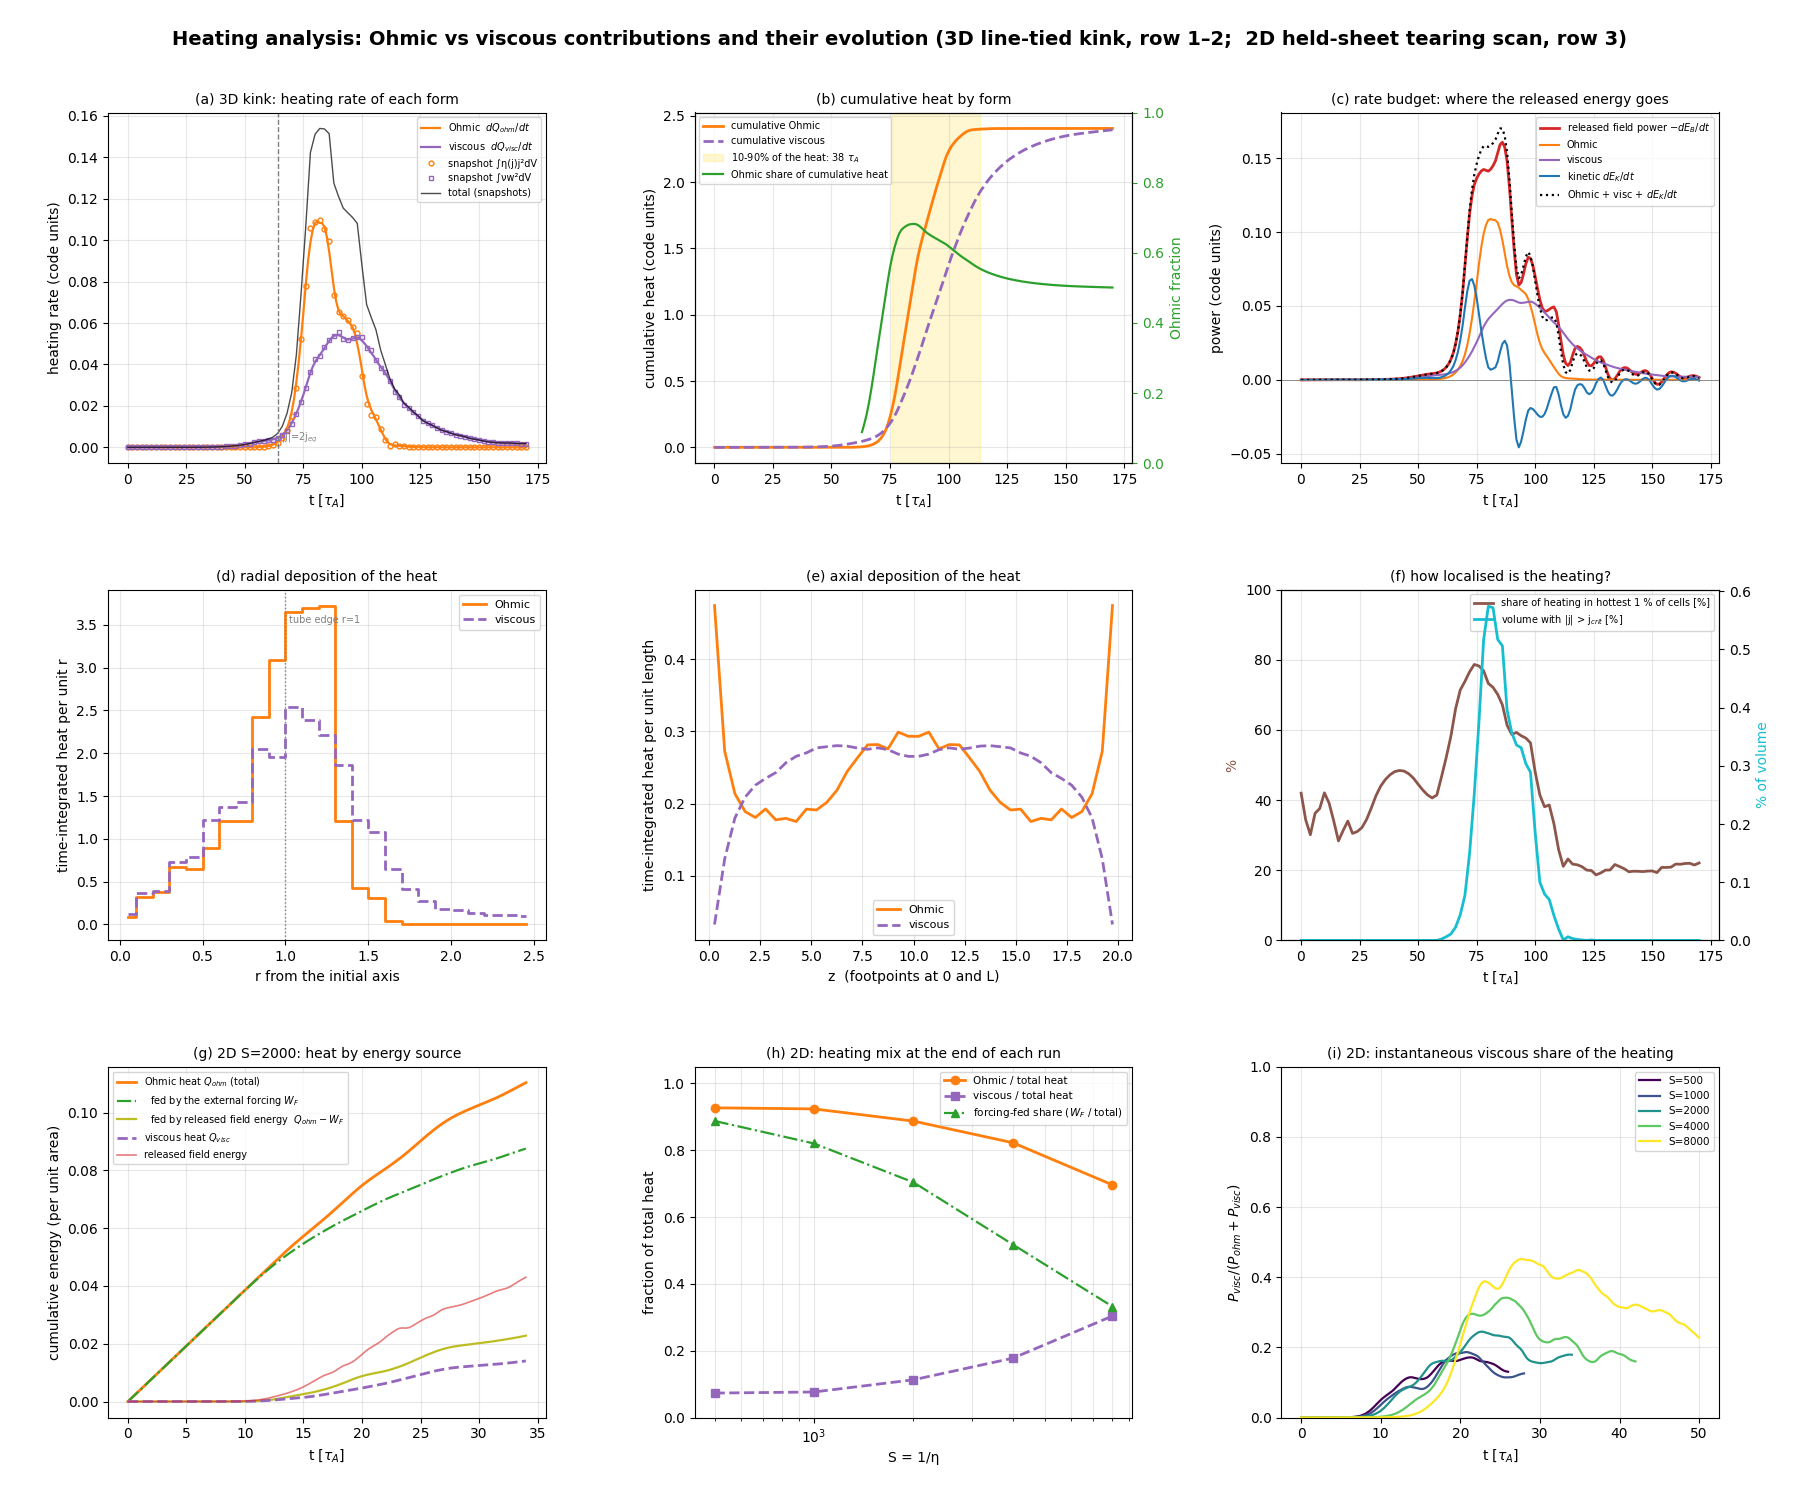

The Python source for this figure:
#!/usr/bin/env python3
# -*- coding: utf-8 -*-
r"""
Heating analysis: which forms of heating contribute, and how do they evolve?
============================================================================
Reads the stored results (scaling_results/) -- no simulation is re-run.

Forms of heating that exist in these models (and ones that do not)
------------------------------------------------------------------
Both MHD codes are INCOMPRESSIBLE reduced MHD, so the only irreversible heating channels are
    Ohmic      H_ohm  = eta(j) j^2        (3D kink: anomalous eta_c above j_crit, eta_b = 0;
                                           2D: uniform eta = 1/S)
    viscous    H_visc = nu w^2             (w = parallel vorticity)
Not present: compressive / shock heating (p dV, shock viscosity -- the dominant channel in Lare3d
when eta_b = 0), Hall / kinetic heating, and adiabatic heating.  Conduction and radiation are NOT
heating: they only appear in the 1D loop, which receives H as an input.

3D kink (kink_production.npz)
  (a) rate of each form vs time (from snapshots, checked against d/dt of the running integrals)
  (b) cumulative heat of each form and the cumulative Ohmic fraction
  (c) rate budget  -dE_B/dt = P_ohm + P_visc + dE_K/dt   (which channel the released energy takes)
  (d) where the heat goes radially, per form (time-integrated)
  (e) where the heat goes along the loop, per form (line-tying: footpoints vs apex)
  (f) intermittency: share of the heating in the top 1 % of cells, and volume with |j| > j_crit

2D held-sheet scan (nonlinear_scan.json)
  (g) cumulative heat at S=2000, split by ENERGY SOURCE: external forcing that holds the sheet
      (W_F) | released field energy -> Ohmic (Q_ohm - W_F) | released field energy -> viscous (Q_visc)
  (h) end-of-run fractions vs S
  (i) instantaneous viscous share of the heating vs time, all S

Usage:  python heating_analysis.py     ->  heating_analysis.png, scaling_results/heating_summary.json
"""
from __future__ import annotations
import os, sys, json
import numpy as np
import matplotlib
matplotlib.use("Agg")
import matplotlib.pyplot as plt

HERE = os.path.dirname(os.path.abspath(__file__))
RES = os.path.join(HERE, "scaling_results")
C_OHM, C_VIS, C_TOT, C_EB, C_EK = "#ff7f0e", "#9467bd", "k", "#d62728", "#1f77b4"


def load(name):
    p = os.path.join(RES, name)
    return json.load(open(p)) if os.path.exists(p) else None


def ma(x, n=5):
    """centred moving average (n odd), edge-padded"""
    x = np.asarray(x, float)
    return np.convolve(np.pad(x, (n // 2, n // 2), mode="edge"), np.ones(n) / n, mode="valid")


def trap_weights(t):
    w = np.zeros_like(t)
    d = np.diff(t)
    w[:-1] += 0.5 * d
    w[1:] += 0.5 * d
    return w


# =============================================================================== 3D kink
def kink_analysis(axes, summary):
    path = os.environ.get("KINK_PROD", os.path.join(RES, "kink_production.npz"))
    if not os.path.exists(path):
        for a in axes:
            a.text(0.5, 0.5, "kink_production.npz not found", ha="center", transform=a.transAxes)
        return
    D = np.load(path, allow_pickle=True)
    meta = json.loads(str(D["meta"]))
    N, Nc, W, L = meta["N"], meta["Nc"], meta["W"], meta["L"]
    jc, eta_c = meta["j_crit"], meta["eta_c"]
    dj = 0.08 * jc                       # as set in kink_production.run_prod (not stored in meta)
    t, Em, Ek, Qo, Qv, jmax = (D[k] for k in ("t", "Em", "Ek", "Qo", "Qv", "jmax"))
    ts, j_all, H_all = D["t_snap"], D["j"], D["H"]
    dx, dz = W / N, L / Nc
    dV = dx * dx * dz
    x1 = (np.arange(N) - N // 2) * dx
    X, Y = np.meshgrid(x1, x1, indexing="ij")
    rr = np.hypot(X, Y)
    wts = trap_weights(ts)

    ns = len(ts)
    Po, Pv = np.zeros(ns), np.zeros(ns)
    top1, vol_act = np.zeros(ns), np.zeros(ns)
    acc_o = np.zeros((Nc, N, N)); acc_v = np.zeros((Nc, N, N))
    for i in range(ns):
        j = j_all[i].astype(float); H = H_all[i].astype(float)
        Ho = eta_c * 0.5 * (1.0 + np.tanh((np.abs(j) - jc) / dj)) * j**2
        Hv = np.clip(H - Ho, 0.0, None)
        Po[i], Pv[i] = Ho.sum() * dV, Hv.sum() * dV
        acc_o += wts[i] * Ho; acc_v += wts[i] * Hv
        flat = H.ravel(); k = int(0.99 * flat.size)
        top1[i] = np.partition(flat, k)[k:].sum() / max(flat.sum(), 1e-300)
        vol_act[i] = float(np.mean(np.abs(j) > jc))
    Ptot = Po + Pv
    Eo_snap, Ev_snap = float(wts @ Po), float(wts @ Pv)

    # ---- characteristic times
    i_nl = np.where(jmax / meta["jeq"] >= 2.0)[0]
    t_nl = float(t[i_nl[0]]) if i_nl.size else np.nan
    Qt = Qo + Qv
    t10, t50, t90 = (float(np.interp(f * Qt[-1], Qt, t)) for f in (0.1, 0.5, 0.9))
    t_pk = float(ts[np.argmax(Ptot)])

    # ---- (a) rates
    ax = axes[0]
    ax.plot(t, ma(np.gradient(Qo, t)), color=C_OHM, lw=1.6, label="Ohmic  $d Q_{ohm}/dt$")
    ax.plot(t, ma(np.gradient(Qv, t)), color=C_VIS, lw=1.6, label="viscous  $d Q_{visc}/dt$")
    ax.plot(ts, Po, "o", color=C_OHM, ms=3.5, mfc="none", label="snapshot ∫η(j)j²dV")
    ax.plot(ts, Pv, "s", color=C_VIS, ms=3.5, mfc="none", label="snapshot ∫νw²dV")
    ax.plot(ts, Ptot, "-", color=C_TOT, lw=1.0, alpha=.7, label="total (snapshots)")
    ax.axvline(t_nl, color="gray", ls="--", lw=1); ax.text(t_nl, ax.get_ylim()[1] * .02, " |j|=2j$_{eq}$", fontsize=7, color="gray")
    ax.set_xlabel(r"t [$\tau_A$]"); ax.set_ylabel("heating rate (code units)")
    ax.set_title("(a) 3D kink: heating rate of each form", fontsize=10)
    ax.legend(fontsize=7); ax.grid(alpha=.3)

    # ---- (b) cumulative + Ohmic fraction
    ax = axes[1]
    ax.plot(t, Qo, color=C_OHM, lw=2, label="cumulative Ohmic")
    ax.plot(t, Qv, color=C_VIS, lw=2, ls="--", label="cumulative viscous")
    ax.axvspan(t10, t90, color="gold", alpha=.18, label=r"10-90%% of the heat: %.0f $\tau_A$" % (t90 - t10))
    ax.set_xlabel(r"t [$\tau_A$]"); ax.set_ylabel("cumulative heat (code units)")
    a2 = ax.twinx()
    ok = Qt > 0.01 * Qt[-1]
    a2.plot(t[ok], (Qo / Qt)[ok], color="#2ca02c", lw=1.6, label="Ohmic share of cumulative heat")
    a2.set_ylim(0, 1); a2.set_ylabel("Ohmic fraction", color="#2ca02c"); a2.tick_params(axis="y", colors="#2ca02c")
    h1, l1 = ax.get_legend_handles_labels(); h2, l2 = a2.get_legend_handles_labels()
    ax.legend(h1 + h2, l1 + l2, fontsize=7, loc="upper left")
    ax.set_title("(b) cumulative heat by form", fontsize=10); ax.grid(alpha=.3)

    # ---- (c) rate budget
    ax = axes[2]
    dEm = -np.gradient(Em, t); dEk = np.gradient(Ek, t)
    Po_t, Pv_t = np.gradient(Qo, t), np.gradient(Qv, t)
    ax.plot(t, ma(dEm), color=C_EB, lw=2, label=r"released field power $-dE_B/dt$")
    ax.plot(t, ma(Po_t), color=C_OHM, lw=1.5, label="Ohmic")
    ax.plot(t, ma(Pv_t), color=C_VIS, lw=1.5, label="viscous")
    ax.plot(t, ma(dEk), color=C_EK, lw=1.5, label=r"kinetic $dE_K/dt$")
    ax.plot(t, ma(Po_t + Pv_t + dEk), "k:", lw=1.6, label="Ohmic + visc + $dE_K/dt$")
    ax.axhline(0, color="gray", lw=.6)
    ax.set_xlabel(r"t [$\tau_A$]"); ax.set_ylabel("power (code units)")
    ax.set_title("(c) rate budget: where the released energy goes", fontsize=10)
    ax.legend(fontsize=7); ax.grid(alpha=.3)
    resid = float(np.sqrt(np.mean((dEm - (Po_t + Pv_t + dEk))**2)) / max(np.max(np.abs(dEm)), 1e-12))

    # ---- (d) radial distribution
    ax = axes[3]
    edges = np.linspace(0.0, 2.5, 26); ctr = 0.5 * (edges[1:] + edges[:-1])
    def radial(acc):
        out = np.array([acc[:, (rr >= a) & (rr < b)].sum() * dV for a, b in zip(edges[:-1], edges[1:])])
        return out / np.diff(edges)
    ro, rv = radial(acc_o), radial(acc_v)
    ax.step(ctr, ro, where="mid", color=C_OHM, lw=2, label="Ohmic")
    ax.step(ctr, rv, where="mid", color=C_VIS, lw=2, ls="--", label="viscous")
    ax.axvline(1.0, color="gray", ls=":", lw=1); ax.text(1.02, ax.get_ylim()[1] * .9, "tube edge r=1", fontsize=7, color="gray")
    ax.set_xlabel("r from the initial axis"); ax.set_ylabel("time-integrated heat per unit r")
    ax.set_title("(d) radial deposition of the heat", fontsize=10); ax.legend(fontsize=8); ax.grid(alpha=.3)

    # ---- (e) axial distribution
    ax = axes[4]
    zc = (np.arange(Nc) + 0.5) * dz
    zo, zv = acc_o.sum(axis=(1, 2)) * dx * dx / dz, acc_v.sum(axis=(1, 2)) * dx * dx / dz
    ax.plot(zc, zo, color=C_OHM, lw=2, label="Ohmic"); ax.plot(zc, zv, color=C_VIS, lw=2, ls="--", label="viscous")
    ax.set_xlabel("z  (footpoints at 0 and L)"); ax.set_ylabel("time-integrated heat per unit length")
    ax.set_title("(e) axial deposition of the heat", fontsize=10); ax.legend(fontsize=8); ax.grid(alpha=.3)

    # ---- (f) intermittency
    ax = axes[5]
    ax.plot(ts, 100 * top1, color="#8c564b", lw=2, label="share of heating in hottest 1 % of cells [%]")
    ax.set_xlabel(r"t [$\tau_A$]"); ax.set_ylabel("%", color="#8c564b"); ax.set_ylim(0, 100)
    a2 = ax.twinx()
    a2.plot(ts, 100 * vol_act, color="#17becf", lw=2, label="volume with |j| > j$_{crit}$ [%]")
    a2.set_ylabel("% of volume", color="#17becf"); a2.set_ylim(bottom=0)
    h1, l1 = ax.get_legend_handles_labels(); h2, l2 = a2.get_legend_handles_labels()
    ax.legend(h1 + h2, l1 + l2, fontsize=7, loc="upper right")
    ax.set_title("(f) how localised is the heating?", fontsize=10); ax.grid(alpha=.3)

    r_core = lambda prof: float(prof[ctr < 1.0].sum() / max(prof.sum(), 1e-300))
    foot = (zc < 0.1 * L) | (zc > 0.9 * L)
    summary["kink"] = dict(
        Q_ohm_final=float(Qo[-1]), Q_visc_final=float(Qv[-1]),
        ohmic_fraction_final=float(Qo[-1] / Qt[-1]),
        ohmic_fraction_at_t10_t50_t90=[float(np.interp(tt, t, Qo / np.maximum(Qt, 1e-300))) for tt in (t10, t50, t90)],
        t_onset_2jeq=t_nl, t_heat_10_50_90=[t10, t50, t90], t_peak_total_rate=t_pk,
        t_peak_ohmic_rate=float(ts[np.argmax(Po)]), t_peak_visc_rate=float(ts[np.argmax(Pv)]),
        snapshot_integral_vs_running_Qo=float(Eo_snap / Qo[-1]), snapshot_integral_vs_running_Qv=float(Ev_snap / Qv[-1]),
        rate_budget_rms_residual_over_peak=resid,
        core_r_lt_1_fraction=dict(ohmic=r_core(ro), viscous=r_core(rv)),
        footpoint_10pct_each_end_fraction=dict(ohmic=float(zo[foot].sum() / zo.sum()), viscous=float(zv[foot].sum() / zv.sum())),
        top1pct_cell_share_at_peak=float(top1[np.argmax(Ptot)]), top1pct_cell_share_median=float(np.median(top1[ts > t_nl])),
        active_volume_pct_max=float(100 * vol_act.max()),
        peak_ohmic_power_share_of_total_rate=float(Po[np.argmax(Ptot)] / Ptot.max()),
        note="no compressive/shock heating exists in this RMHD model; Ohmic is anomalous (eta_c above j_crit), eta_b = 0")


# =============================================================================== 2D scan
def j0_meansq(N, a, L=2 * np.pi):
    """<j0^2> of the held double-Harris sheet (same construction as LinearTearingMHD)."""
    y = np.arange(N) * L / N
    Bx = np.tanh((y - 0.25 * L) / a) - np.tanh((y - 0.75 * L) / a)
    Bx -= Bx.mean()
    ky = 2 * np.pi * np.fft.fftfreq(N, d=L / N)
    dB = np.fft.ifft(1j * ky * np.fft.fft(Bx)).real
    return float(np.mean(dB**2))


def scan2d_analysis(axes, summary):
    nl = load("nonlinear_scan.json")
    if not nl:
        for a in axes:
            a.text(0.5, 0.5, "nonlinear_scan.json not found", ha="center", transform=a.transAxes)
        return
    rows, out = [], {}
    for r in nl:
        h = r["hist"]; t = np.array(r["t"]) if len(r["t"]) == len(h["t"]) else np.array(h["t"])
        Qo, Qv = np.array(h["Q_ohm"]), np.array(h["Q_visc"])
        PF = np.array(r["PF"])
        WF = np.concatenate([[0.0], np.cumsum(0.5 * (PF[1:] + PF[:-1]) * np.diff(t))])
        base = r["eta"] * j0_meansq(r["N"], r["a"]) * t          # eta<j0^2> t : dissipation of the held sheet itself
        rows.append(dict(S=r["S"], t=t, Qo=Qo, Qv=Qv, WF=WF, base=base, Eb=np.array(h["E_mag"]), Ek=np.array(h["E_kin"])))
        tot = Qo[-1] + Qv[-1]
        field_heat = (Qo[-1] - WF[-1]) + Qv[-1]
        dEB = rows[-1]["Eb"][0] - rows[-1]["Eb"][-1]
        out[int(r["S"])] = dict(
            Q_ohm=float(Qo[-1]), Q_visc=float(Qv[-1]), W_forcing=float(WF[-1]),
            ohmic_fraction=float(Qo[-1] / tot), viscous_fraction=float(Qv[-1] / tot),
            forcing_fed_fraction_of_total_heat=float(WF[-1] / tot),
            field_fed_ohmic=float(Qo[-1] - WF[-1]), field_fed_viscous=float(Qv[-1]),
            viscous_fraction_of_field_fed_heat=float(Qv[-1] / field_heat) if field_heat > 0 else None,
            heat_from_field_over_dEB=float(field_heat / dEB) if dEB > 0 else None,
            held_sheet_baseline_eta_j0sq_t=float(base[-1]), baseline_over_Qohm=float(base[-1] / Qo[-1]))
    summary["scan2d"] = out

    # ---- (g) S=2000 energy-source decomposition
    ax = axes[0]
    R = next((x for x in rows if x["S"] == 2000), rows[len(rows) // 2])
    ax.plot(R["t"], R["Qo"], color=C_OHM, lw=2, label="Ohmic heat $Q_{ohm}$ (total)")
    ax.plot(R["t"], R["WF"], color="#2ca02c", lw=1.6, ls="-.", label="  fed by the external forcing $W_F$")
    ax.plot(R["t"], R["Qo"] - R["WF"], color="#bcbd22", lw=1.6, label="  fed by released field energy  $Q_{ohm}-W_F$")
    ax.plot(R["t"], R["Qv"], color=C_VIS, lw=2, ls="--", label="viscous heat $Q_{visc}$")
    ax.plot(R["t"], R["Eb"][0] - R["Eb"], color=C_EB, lw=1.2, alpha=.6, label="released field energy")
    ax.set_xlabel(r"t [$\tau_A$]"); ax.set_ylabel("cumulative energy (per unit area)")
    ax.set_title("(g) 2D S=%d: heat by energy source" % R["S"], fontsize=10); ax.legend(fontsize=7, loc="upper left"); ax.grid(alpha=.3)

    # ---- (h) end-of-run fractions vs S
    ax = axes[1]
    S = np.array([x["S"] for x in rows], float)
    tot = np.array([x["Qo"][-1] + x["Qv"][-1] for x in rows])
    ax.semilogx(S, [x["Qo"][-1] for x in rows] / tot, "o-", color=C_OHM, lw=2, label="Ohmic / total heat")
    ax.semilogx(S, [x["Qv"][-1] for x in rows] / tot, "s--", color=C_VIS, lw=2, label="viscous / total heat")
    ax.semilogx(S, [x["WF"][-1] for x in rows] / tot, "^-.", color="#2ca02c", lw=1.6, label="forcing-fed share ($W_F$ / total)")
    ax.set_ylim(0, 1.05); ax.set_xlabel("S = 1/η"); ax.set_ylabel("fraction of total heat")
    ax.set_title("(h) 2D: heating mix at the end of each run", fontsize=10); ax.legend(fontsize=7.5); ax.grid(alpha=.3, which="both")

    # ---- (i) instantaneous viscous share vs time
    ax = axes[2]
    cm = plt.get_cmap("viridis")
    for k, x in enumerate(rows):
        Po, Pv = ma(np.gradient(x["Qo"], x["t"]), 11), ma(np.gradient(x["Qv"], x["t"]), 11)
        # the held sheet's steady dissipation dominates Po until onset, so show the share of the *excess*
        # over the baseline only after the heating departs from it
        sh = Pv / np.maximum(Po + Pv, 1e-30)
        ax.plot(x["t"], sh, color=cm(k / max(len(rows) - 1, 1)), lw=1.6, label="S=%d" % x["S"])
    ax.set_ylim(0, 1); ax.set_xlabel(r"t [$\tau_A$]"); ax.set_ylabel(r"$P_{visc}/(P_{ohm}+P_{visc})$")
    ax.set_title("(i) 2D: instantaneous viscous share of the heating", fontsize=10); ax.legend(fontsize=7.5); ax.grid(alpha=.3)


def main():
    summary = {}
    fig = plt.figure(figsize=(18, 15))
    gs = fig.add_gridspec(3, 3, hspace=0.36, wspace=0.34, left=0.06, right=0.955, top=0.925, bottom=0.055)
    ax = [[fig.add_subplot(gs[i, j]) for j in range(3)] for i in range(3)]
    fig.suptitle("Heating analysis: Ohmic vs viscous contributions and their evolution "
                 "(3D line-tied kink, row 1–2;  2D held-sheet tearing scan, row 3)", fontsize=14, fontweight="bold")
    kink_analysis([ax[0][0], ax[0][1], ax[0][2], ax[1][0], ax[1][1], ax[1][2]], summary)
    scan2d_analysis([ax[2][0], ax[2][1], ax[2][2]], summary)
    fig.savefig(os.path.join(HERE, "heating_analysis.png"), dpi=100, facecolor="white")
    json.dump(summary, open(os.path.join(RES, "heating_summary.json"), "w"), indent=1)
    print(json.dumps(summary, indent=1))


if __name__ == "__main__":
    main()
